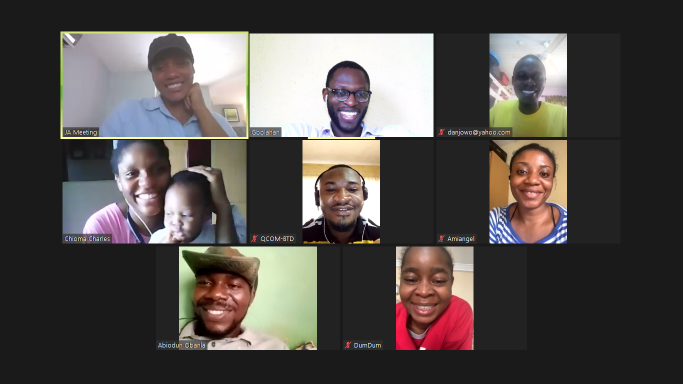
#> input picture resources/faces_8.png, 1366 x 768 px (shown at 1/2 size)
$ python day2.py
#> lines starting #> are read from the running program, lines starting #| are printed output that depends on the picture
#OPENCV: Image Manipulation
import imutils
import cv2

image = 'resources/faces_8.png'

#load the image and print out the dimensions. DEPTH is the number of colors
img = cv2.imread(image)
#> img is the input picture: shape (768, 1366, 3); mean B, G, R 75.1, 77.9, 83.1
(h, w, d) = img.shape
#> h = 768; w = 1366; d = 3
print ("width = {}, height = {}, depth = {}".format(w,h,d))
#| width = 1366, height = 768, depth = 3

#display the image and any key on the keyboard when done
cv2.imshow("Image", img)
cv2.waitKey(0)

#access individual pixel. the image is a giant array of pixel values. Note OpenCV uses the old BGR notation
(B, G, R) = img[100,200]
#> B = 171; G = 163; R = 170
print ("Blue = {}, Green = {}, Red = {}".format(B,G,R))
#| Blue = 171, Green = 163, Red = 170

#crop out areas of interest. Note the args are y1:y2, x1:x2
roi = img[285:415, 1000:1120]
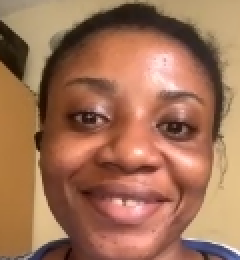
#> roi: shape (130, 120, 3) (shown 2 times larger); mean B, G, R 86.6, 114.1, 161.8
cv2.imshow("ROI: Young goofy Sakura", roi)
cv2.waitKey(0)

#Resizing image
resize_img = cv2.resize(img, (600,800))
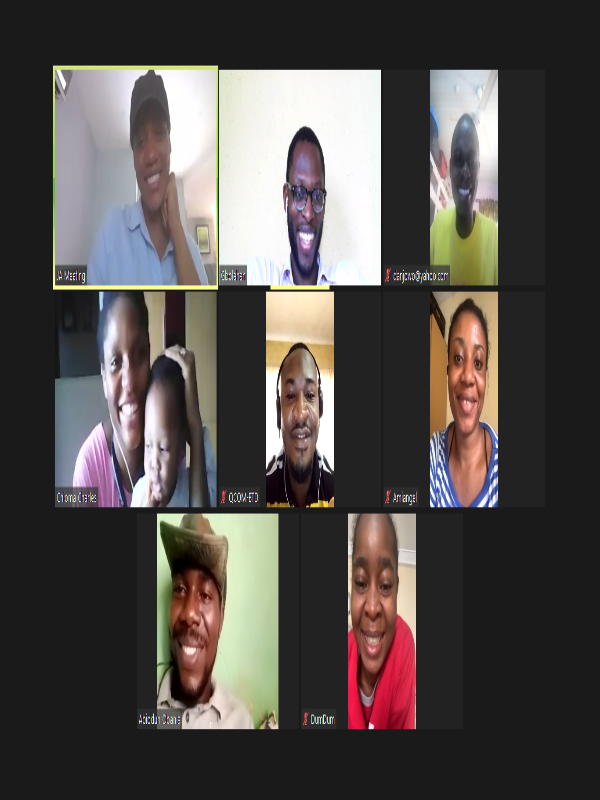
#> resize_img: shape (800, 600, 3); mean B, G, R 75.1, 77.9, 83.1
cv2.imshow("Resized Image", resize_img)
cv2.waitKey(0)

#resize and preserve aspect ratio
new_width = 600
ratio = new_width / w
#> ratio = 0.439
dim = (new_width, int(h * ratio))
#> dim = (600, 337)
resize_fix = cv2.resize(img, dim)
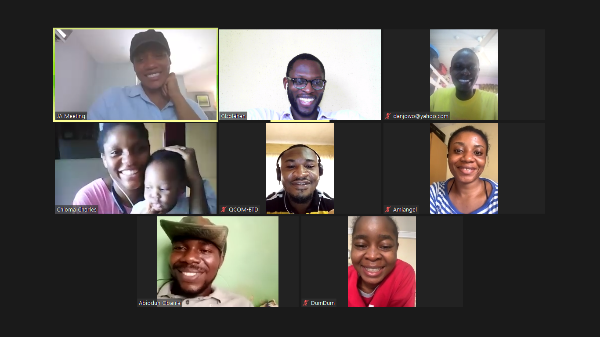
#> resize_fix: shape (337, 600, 3); mean B, G, R 75.2, 77.9, 83.1
cv2.imshow("Resized Image Fixed", resize_fix)
cv2.waitKey(0)

#resize and preserve aspect ratio with imutils
resize_imutils = imutils.resize(img, width = 600)
cv2.imshow("Resized Image with imutils", resize_imutils)
cv2.waitKey(0)

#rotate image
center = (w // 2, h //2)
#> center = (683, 384)
M = cv2.getRotationMatrix2D (center, 45, 1.0)
rotated = cv2.warpAffine(img, M, (w,h))
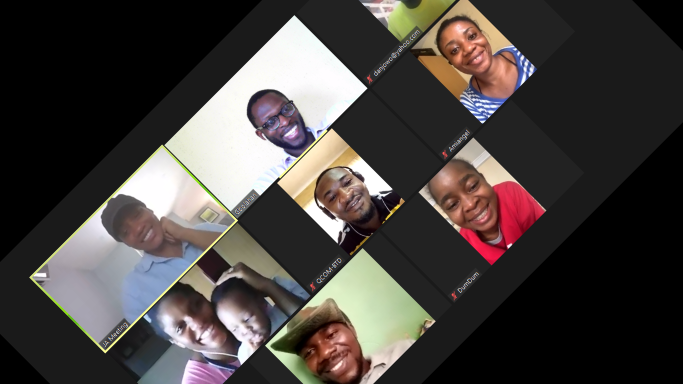
#> rotated: shape (768, 1366, 3) (shown at 1/2 size); mean B, G, R 63.6, 66.3, 71.5
cv2.imshow("Rotated Image", rotated)
cv2.waitKey(0)

#rotate image with imutils
rotated_imutils = imutils.rotate(img, 45)
cv2.imshow("Rotated Image with imutils", rotated_imutils)
cv2.waitKey(0)

#rotate image with imutils and dont crop image
rotated_imutils = imutils.rotate_bound(img, 45)
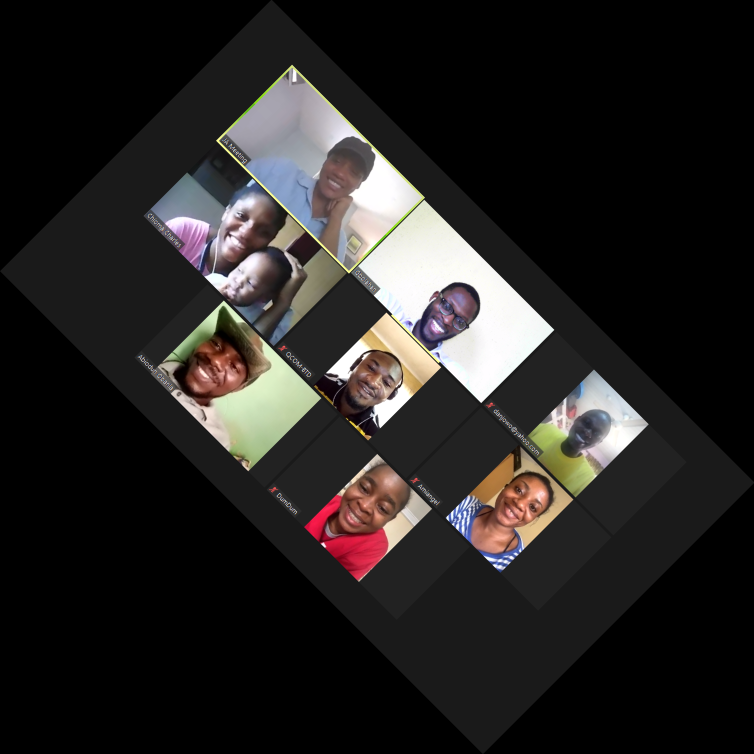
#> rotated_imutils: shape (1508, 1508, 3) (shown at 1/2 size); mean B, G, R 34.7, 35.9, 38.3
cv2.imshow("Rotated Image with imutils", rotated_imutils)
cv2.waitKey(0)

#image smoothening with Gaussian
blurred = cv2.GaussianBlur(img, (11,11), 0)
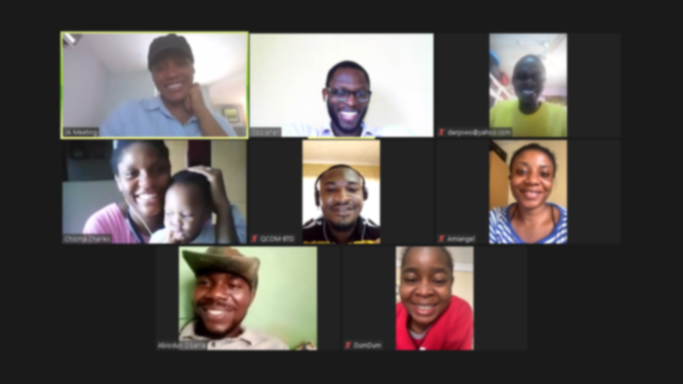
#> blurred: shape (768, 1366, 3) (shown at 1/2 size); mean B, G, R 75.1, 77.9, 83.1
cv2.imshow("Smoothed Image", blurred)
cv2.waitKey(0)

#draw different shapes and write text to image. Use negative numbers (last argument in the functions called) to fill the shape
output_img = img.copy()
cv2.rectangle(output_img, (610,100), (810,270), (200,50,50), 4)
cv2.circle(output_img, (685,395), 70, (200,50,50), 4)
cv2.line(output_img, (699,188), (691,393), (200,50,50), 4)
cv2.putText(output_img, "Connect two noses :)", (586,84), cv2.FONT_HERSHEY_SCRIPT_SIMPLEX, 0.8, (200,50,50), 1)
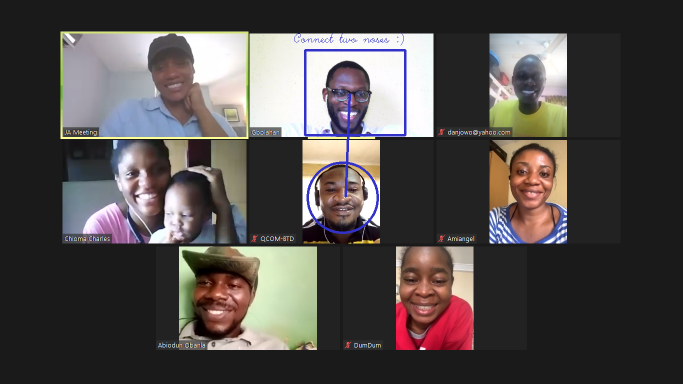
#> output_img: shape (768, 1366, 3) (shown at 1/2 size); mean B, G, R 75.1, 76.8, 82

cv2.imshow("Shapaes and Text", output_img)
cv2.waitKey(0)

$ run again, with resources/faces_7.png copied over resources/faces_8.png
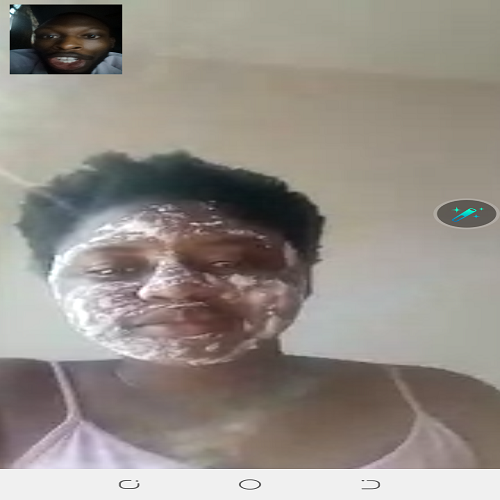
#> input picture resources/faces_7.png, 500 x 500 px
#> img is the input picture: shape (500, 500, 3); mean B, G, R 135.1, 142, 148.4
#| width = 500, height = 500, depth = 3
#> B = 142; G = 156; R = 163
#| Blue = 142, Green = 156, Red = 163
#> roi = empty array
#> `rotated = cv2.warpAffine(img, M, (w,h))`:
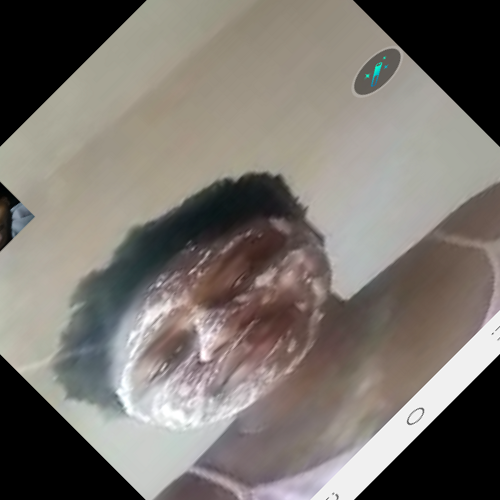
#> rotated: shape (500, 500, 3); mean B, G, R 111.1, 117, 122.6
#> `rotated_imutils = imutils.rotate_bound(img, 45)`:
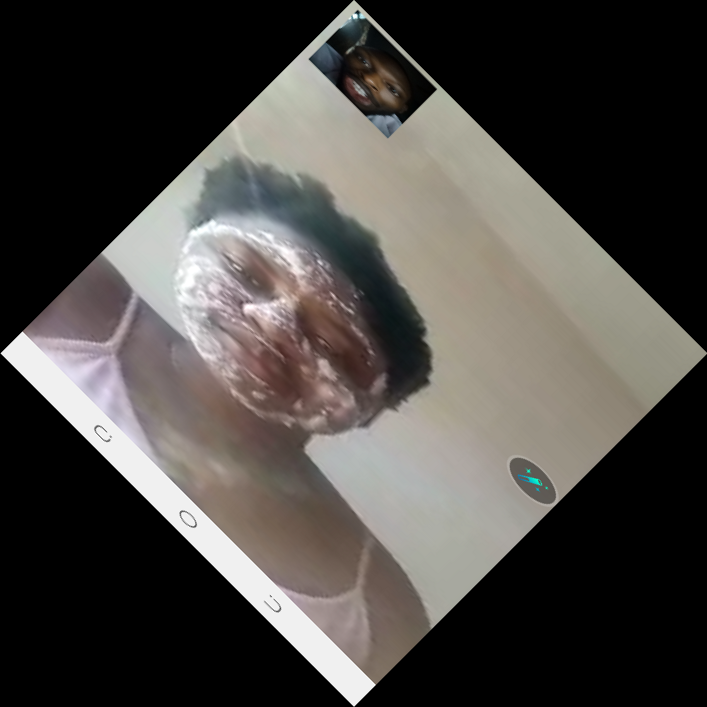
#> rotated_imutils: shape (707, 707, 3); mean B, G, R 67.6, 71, 74.2
